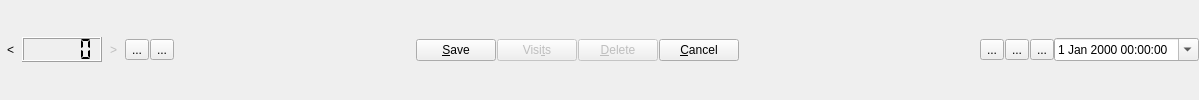
     <widget class="QWidget" name="widget1" native="true">
      <layout class="QHBoxLayout" name="horizontalLayout_8">
       <property name="spacing">
        <number>0</number>
       </property>
       <property name="leftMargin">
        <number>0</number>
       </property>
       <property name="topMargin">
        <number>0</number>
       </property>
       <property name="rightMargin">
        <number>0</number>
       </property>
       <property name="bottomMargin">
        <number>0</number>
       </property>
       <item>
        <widget class="QWidget" name="widget" native="true">
         <layout class="QHBoxLayout" name="horizontalLayout_21">
          <property name="spacing">
           <number>1</number>
          </property>
          <property name="leftMargin">
           <number>0</number>
          </property>
          <property name="topMargin">
           <number>0</number>
          </property>
          <property name="rightMargin">
           <number>0</number>
          </property>
          <property name="bottomMargin">
           <number>0</number>
          </property>
          <item>
           <widget class="navArrows" name="goLowerID">
            <property name="toolTip">
             <string>&lt;html&gt;&lt;head/&gt;&lt;body&gt;&lt;p&gt;Previous Patient Record &lt;/p&gt;&lt;p&gt;PgDn&lt;/p&gt;&lt;/body&gt;&lt;/html&gt;</string>
            </property>
            <property name="text">
             <string>&lt;</string>
            </property>
            <property name="icon">
             <iconset resource="resources.qrc">
              <normaloff>:/Graphics/back</normaloff>:/Graphics/back</iconset>
            </property>
            <property name="shortcut">
             <string>PgDown</string>
            </property>
            <property name="autoRaise">
             <bool>true</bool>
            </property>
           </widget>
          </item>
          <item>
           <widget class="patientNumber" name="patientnumber">
            <property name="sizePolicy">
             <sizepolicy hsizetype="Fixed" vsizetype="Fixed">
              <horstretch>0</horstretch>
              <verstretch>0</verstretch>
             </sizepolicy>
            </property>
            <property name="minimumSize">
             <size>
              <width>80</width>
              <height>25</height>
             </size>
            </property>
            <property name="toolTip">
             <string>&lt;html&gt;&lt;head/&gt;&lt;body&gt;&lt;p&gt;Current Patient Number&lt;/p&gt;&lt;/body&gt;&lt;/html&gt;</string>
            </property>
            <property name="frameShape">
             <enum>QFrame::Box</enum>
            </property>
            <property name="frameShadow">
             <enum>QFrame::Raised</enum>
            </property>
            <property name="lineWidth">
             <number>1</number>
            </property>
            <property name="midLineWidth">
             <number>0</number>
            </property>
            <property name="digitCount">
             <number>5</number>
            </property>
            <property name="segmentStyle">
             <enum>QLCDNumber::Flat</enum>
            </property>
           </widget>
          </item>
          <item>
           <widget class="navArrows" name="goHigherID">
            <property name="enabled">
             <bool>false</bool>
            </property>
            <property name="toolTip">
             <string>&lt;html&gt;&lt;head/&gt;&lt;body&gt;&lt;p&gt;Next Patient Record &lt;/p&gt;&lt;p&gt;PgUp&lt;/p&gt;&lt;/body&gt;&lt;/html&gt;</string>
            </property>
            <property name="styleSheet">
             <string notr="true"/>
            </property>
            <property name="text">
             <string>&gt;</string>
            </property>
            <property name="icon">
             <iconset resource="resources.qrc">
              <normaloff>:/Graphics/forward</normaloff>:/Graphics/forward</iconset>
            </property>
            <property name="shortcut">
             <string>PgUp</string>
            </property>
            <property name="autoRaise">
             <bool>true</bool>
            </property>
           </widget>
          </item>
          <item>
           <widget class="QToolButton" name="buttonAgenda">
            <property name="toolTip">
             <string>&lt;html&gt;&lt;head/&gt;&lt;body&gt;&lt;p&gt;my Assistant&lt;/p&gt;&lt;p&gt;F3&lt;/p&gt;&lt;/body&gt;&lt;/html&gt;</string>
            </property>
            <property name="text">
             <string>...</string>
            </property>
            <property name="icon">
             <iconset resource="resources.qrc">
              <normaloff>:/Graphics/person</normaloff>:/Graphics/person</iconset>
            </property>
            <property name="shortcut">
             <string>F3</string>
            </property>
            <property name="autoRaise">
             <bool>false</bool>
            </property>
           </widget>
          </item>
          <item>
           <widget class="QToolButton" name="ButtonRefresh">
            <property name="toolTip">
             <string>&lt;html&gt;&lt;head/&gt;&lt;body&gt;&lt;p&gt;Refresh&lt;/p&gt;&lt;p&gt;F4&lt;/p&gt;&lt;/body&gt;&lt;/html&gt;</string>
            </property>
            <property name="text">
             <string>...</string>
            </property>
            <property name="icon">
             <iconset resource="resources.qrc">
              <normaloff>:/Graphics/refresh</normaloff>:/Graphics/refresh</iconset>
            </property>
            <property name="iconSize">
             <size>
              <width>16</width>
              <height>16</height>
             </size>
            </property>
            <property name="shortcut">
             <string>F4</string>
            </property>
            <property name="autoRaise">
             <bool>false</bool>
            </property>
           </widget>
          </item>
          <item>
           <spacer name="horizontalSpacer_3">
            <property name="orientation">
             <enum>Qt::Horizontal</enum>
            </property>
            <property name="sizeHint" stdset="0">
             <size>
              <width>241</width>
              <height>17</height>
             </size>
            </property>
           </spacer>
          </item>
          <item>
           <widget class="mPushButton" name="ButtonSaveEdit">
            <property name="toolTip">
             <string>&lt;html&gt;&lt;head/&gt;&lt;body&gt;&lt;p&gt;Save current patient&lt;/p&gt;&lt;p&gt;F5&lt;/p&gt;&lt;/body&gt;&lt;/html&gt;</string>
            </property>
            <property name="text">
             <string>&amp;Save</string>
            </property>
            <property name="icon">
             <iconset resource="resources.qrc">
              <normaloff>:/Graphics/ok</normaloff>:/Graphics/ok</iconset>
            </property>
            <property name="shortcut">
             <string>F5</string>
            </property>
           </widget>
          </item>
          <item>
           <widget class="QPushButton" name="ButtonVisit">
            <property name="enabled">
             <bool>false</bool>
            </property>
            <property name="toolTip">
             <string>&lt;html&gt;&lt;head/&gt;&lt;body&gt;&lt;p&gt;Show The current patient Visits&lt;/p&gt;&lt;p&gt;F6&lt;/p&gt;&lt;/body&gt;&lt;/html&gt;</string>
            </property>
            <property name="text">
             <string>Visi&amp;ts</string>
            </property>
            <property name="icon">
             <iconset resource="resources.qrc">
              <normaloff>:/Graphics/control</normaloff>:/Graphics/control</iconset>
            </property>
            <property name="shortcut">
             <string>F6</string>
            </property>
           </widget>
          </item>
          <item>
           <widget class="QPushButton" name="ButtonDelete">
            <property name="enabled">
             <bool>false</bool>
            </property>
            <property name="toolTip">
             <string>&lt;html&gt;&lt;head/&gt;&lt;body&gt;&lt;p&gt;Delete This Patient&lt;/p&gt;&lt;p&gt;F7&lt;/p&gt;&lt;/body&gt;&lt;/html&gt;</string>
            </property>
            <property name="text">
             <string>&amp;Delete</string>
            </property>
            <property name="icon">
             <iconset resource="resources.qrc">
              <normaloff>:/ionicons/close</normaloff>:/ionicons/close</iconset>
            </property>
            <property name="shortcut">
             <string>F7</string>
            </property>
           </widget>
          </item>
          <item>
           <widget class="mPushButton" name="buttonNewCancel">
            <property name="toolTip">
             <string>&lt;html&gt;&lt;head/&gt;&lt;body&gt;&lt;p&gt;Exit edit Mode&lt;/p&gt;&lt;p&gt;F8&lt;/p&gt;&lt;/body&gt;&lt;/html&gt;</string>
            </property>
            <property name="text">
             <string>&amp;Cancel</string>
            </property>
            <property name="icon">
             <iconset resource="resources.qrc">
              <normaloff>:/Graphics/person</normaloff>:/Graphics/person</iconset>
            </property>
            <property name="shortcut">
             <string>F8</string>
            </property>
           </widget>
          </item>
          <item>
           <spacer name="horizontalSpacer_4">
            <property name="orientation">
             <enum>Qt::Horizontal</enum>
            </property>
            <property name="sizeHint" stdset="0">
             <size>
              <width>240</width>
              <height>17</height>
             </size>
            </property>
           </spacer>
          </item>
          <item>
           <widget class="QToolButton" name="settingButton">
            <property name="toolTip">
             <string>&lt;html&gt;&lt;head/&gt;&lt;body&gt;&lt;p&gt;Settings F9&lt;/p&gt;&lt;/body&gt;&lt;/html&gt;</string>
            </property>
            <property name="text">
             <string>...</string>
            </property>
            <property name="icon">
             <iconset resource="resources.qrc">
              <normaloff>:/Graphics/settings</normaloff>:/Graphics/settings</iconset>
            </property>
           </widget>
          </item>
          <item>
           <widget class="QToolButton" name="buttonPatientList">
            <property name="toolTip">
             <string>&lt;html&gt;&lt;head/&gt;&lt;body&gt;&lt;p&gt;search Patient records&lt;/p&gt;&lt;p&gt;F2&lt;/p&gt;&lt;/body&gt;&lt;/html&gt;</string>
            </property>
            <property name="text">
             <string>...</string>
            </property>
            <property name="icon">
             <iconset resource="resources.qrc">
              <normaloff>:/Graphics/search</normaloff>:/Graphics/search</iconset>
            </property>
            <property name="iconSize">
             <size>
              <width>16</width>
              <height>16</height>
             </size>
            </property>
            <property name="shortcut">
             <string>F2</string>
            </property>
            <property name="autoRaise">
             <bool>false</bool>
            </property>
           </widget>
          </item>
          <item>
           <widget class="QToolButton" name="drugIndexButton">
            <property name="toolTip">
             <string>&lt;html&gt;&lt;head/&gt;&lt;body&gt;&lt;p&gt;Drugs Index&lt;/p&gt;&lt;p&gt;F10&lt;/p&gt;&lt;/body&gt;&lt;/html&gt;</string>
            </property>
            <property name="text">
             <string>...</string>
            </property>
            <property name="icon">
             <iconset resource="resources.qrc">
              <normaloff>:/Graphics/beaker</normaloff>:/Graphics/beaker</iconset>
            </property>
            <property name="shortcut">
             <string>F10</string>
            </property>
           </widget>
          </item>
         </layout>
        </widget>
       </item>
       <item>
        <widget class="xDateTimeEdit" name="DateTimeEdit">
         <property name="maximumSize">
          <size>
           <width>160</width>
           <height>16777215</height>
          </size>
         </property>
         <property name="locale">
          <locale language="English" country="UnitedStates"/>
         </property>
         <property name="wrapping">
          <bool>false</bool>
         </property>
         <property name="currentSection">
          <enum>QDateTimeEdit::MinuteSection</enum>
         </property>
         <property name="calendarPopup">
          <bool>true</bool>
         </property>
        </widget>
       </item>
      </layout>
     </widget>
